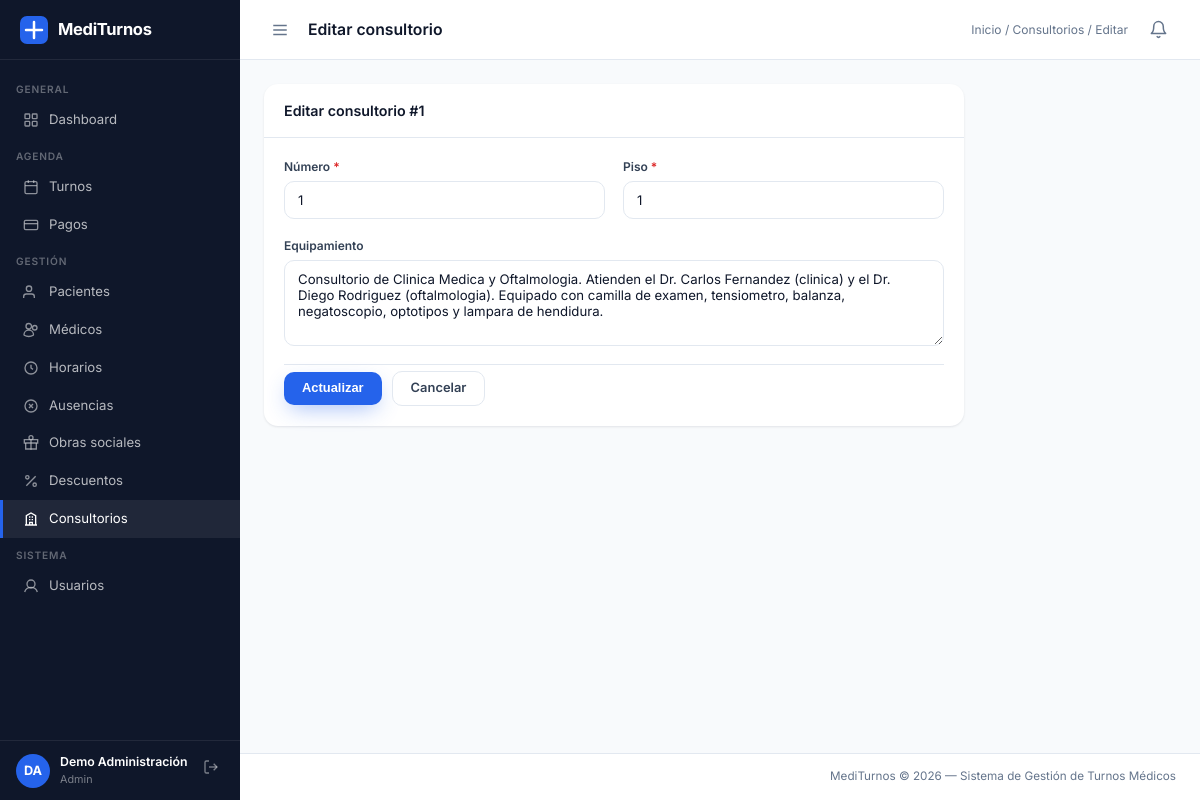
Page /sistema/controladores/ControladorConsultorio.php?accion=editar&id=1 (signed in) on the committed database.
### tables this page shows
CREATE TABLE `consultorio` (
  `id_consultorio` int(11) NOT NULL AUTO_INCREMENT,
  `numero` int(11) NOT NULL,
  `piso` int(11) NOT NULL,
  `descripcion_equipamiento` varchar(600) DEFAULT NULL,
  PRIMARY KEY (`id_consultorio`)
);

### sistema/modelos/Consultorio.php (called while the page is built, shortened)
<?php
class Consultorio
{
    private PDO $pdo;
    public function __construct(PDO $pdo)
    {
        $this->pdo = $pdo;
    }
    public function buscarPorId(int $id): array|false
    {
        $stmt = $this->pdo->prepare(
            "SELECT * FROM consultorio WHERE id_consultorio = :id"
        );
        $stmt->execute([':id' => $id]);
        return $stmt->fetch();
    }
}

### sistema/vistas/consultorios/editar.php (the view, shortened to what this page needs)
<?php
$breadcrumb   = '<a href="' . BASE_URL . 'dashboard.php">Inicio</a> / <a href="' . BASE_URL . 'sistema/controladores/ControladorConsultorio.php?accion=index">Consultorios</a> / Editar';
require __DIR__ . '/../layouts/navbar.php';
?>
<div class="panel panel-sm">
    <div class="panel-header"><span class="panel-titulo">Editar consultorio #<?= $consultorio['id_consultorio'] ?></span></div>
    <div class="panel-body">
        <form method="POST" action="<?= BASE_URL ?>sistema/controladores/ControladorConsultorio.php?accion=actualizar" novalidate>
            <div class="form-grid mb-18">
                <div class="form-group">
                    <label>Número <span class="req">*</span></label>
                    <input type="number" name="numero" class="form-control" required min="1"
                        value="<?= htmlspecialchars($_POST['numero'] ?? $consultorio['numero']) ?>">
                </div>
                <div class="form-group">
                    <label>Piso <span class="req">*</span></label>
                    <input type="number" name="piso" class="form-control" required min="0"
                        value="<?= htmlspecialchars($_POST['piso'] ?? $consultorio['piso']) ?>">
                </div>
                <div class="form-group form-group--full">
                    <label>Equipamiento</label>
                    <textarea name="descripcion_equipamiento" class="form-control" rows="4" maxlength="600"><?= htmlspecialchars($_POST['descripcion_equipamiento'] ?? ($consultorio['descripcion_equipamiento'] ?? '')) ?></textarea>
                </div>
            </div>
            <div class="form-acciones">
                <button type="submit" class="btn btn-primario">Actualizar</button>
                <a href="<?= BASE_URL ?>sistema/controladores/ControladorConsultorio.php?accion=index" class="btn btn-secundario">Cancelar</a>
            </div>
        </form>
    </div>
</div>
<?php require __DIR__ . '/../layouts/footer.php'; ?>

### publico/css/estilos.css (style rules this page uses)
:root { --azul: #2563eb; --azul-osc: #1e3a8a; --azul-claro: #eff6ff; --azul-soft2: #dbeafe; --azul-vivo: #3b82f6; --verde: #16a34a; --verde-claro: #dcfce7; --rojo: #dc2626; --rojo-claro: #fee2e2; --amarillo: #d97706; --amarillo-claro: #fef3c7; --gris-osc: #0f172a; --gris-med: #334155; --gris: #64748b; --gris2: #94a3b8; --gris-claro: #f8fafc; --borde: #e2e8f0; --blanco: #ffffff; --sidebar-w: 240px; --header-h: 60px; --radio: 14px; --radio-sm: 10px; --sombra: 0 1px 3px rgba(15,23,42,.06), 0 1px 2px rgba(15,23,42,.04); --sombra-md: 0 10px 30px -8px rgba(15,23,42,.15); --sombra-lg: 0 24px 60px -16px rgba(15,23,42,.22); --azul-glow: 0 8px 22px -6px rgba(37,99,235,.45); }
*, *::before, *::after { box-sizing: border-box; margin: 0; padding: 0; }
html { font-size: 15px; }
body { font-family: 'Inter', system-ui, -apple-system, 'Segoe UI', sans-serif; background: var(--gris-claro); color: var(--gris-med); line-height: 1.5; -webkit-font-smoothing: antialiased; }
a { color: var(--azul); text-decoration: none; }
.topbar-breadcrumb a { color: var(--gris); }
.panel { background: var(--blanco); border-radius: var(--radio); box-shadow: var(--sombra); margin-bottom: 20px; }
.panel-header { padding: 16px 20px; border-bottom: 1px solid var(--borde); display: flex; align-items: center; justify-content: space-between; gap: 12px; flex-wrap: wrap; }
.panel-titulo { font-size: .95rem; font-weight: 600; color: var(--gris-osc); }
.panel-body { padding: 20px; }
.btn { display: inline-flex; align-items: center; justify-content: center; gap: 7px; padding: 10px 18px; border-radius: var(--radio-sm); font-size: .86rem; font-weight: 600; line-height: 1; cursor: pointer; border: none; white-space: nowrap; transition: background .15s, color .15s, transform .15s, box-shadow .15s, border-color .15s; }
.btn-primario { background: var(--azul); color: var(--blanco); box-shadow: var(--azul-glow); }
.btn-secundario { background: var(--blanco); color: var(--gris-med); border: 1.5px solid var(--borde); }
.form-grid { display: grid; grid-template-columns: repeat(auto-fit, minmax(220px, 1fr)); gap: 18px; }
.form-group { display: flex; flex-direction: column; gap: 5px; }
.form-group label { font-size: .8rem; font-weight: 600; color: var(--gris-med); }
.form-group label span.req { color: var(--rojo); }
.form-control { padding: 10px 13px; border: 1.5px solid var(--borde); border-radius: var(--radio-sm); font-size: .88rem; color: var(--gris-osc); font-family: inherit; background: var(--blanco); width: 100%; transition: border-color .2s, box-shadow .2s; outline: none; }
.form-control::placeholder { color: var(--gris); opacity: .75; }
.form-acciones { display: flex; gap: 10px; align-items: center; padding-top: 6px; border-top: 1px solid var(--borde); margin-top: 4px; }

### publico/css/utilidades.css (style rules this page uses)
.panel-sm { max-width: 700px; }
.mb-18 { margin-bottom: 18px; }
.form-group--full { grid-column: 1 / -1; }

### rows in the picture
consultorio: id_consultorio "1", numero "1", piso "1", descripcion_equipamiento "Consultorio de Clinica Medica y Oftalmologia. Atienden el Dr. Carlos Fernandez (clinica) y el Dr. Diego Rodriguez (oftalmologia). Equipado con camilla de examen, tensiometro, balanza, negatoscopio, optotipos y lampara de hendidura."

### other values in the picture
$inicialesSesion "DA"
$usuarioSesion['nombre'] . ' ' . $usuarioSesion['apellido'] "Demo Administración"
$rolActual "Admin"
$paginaTitulo "Editar consultorio"
